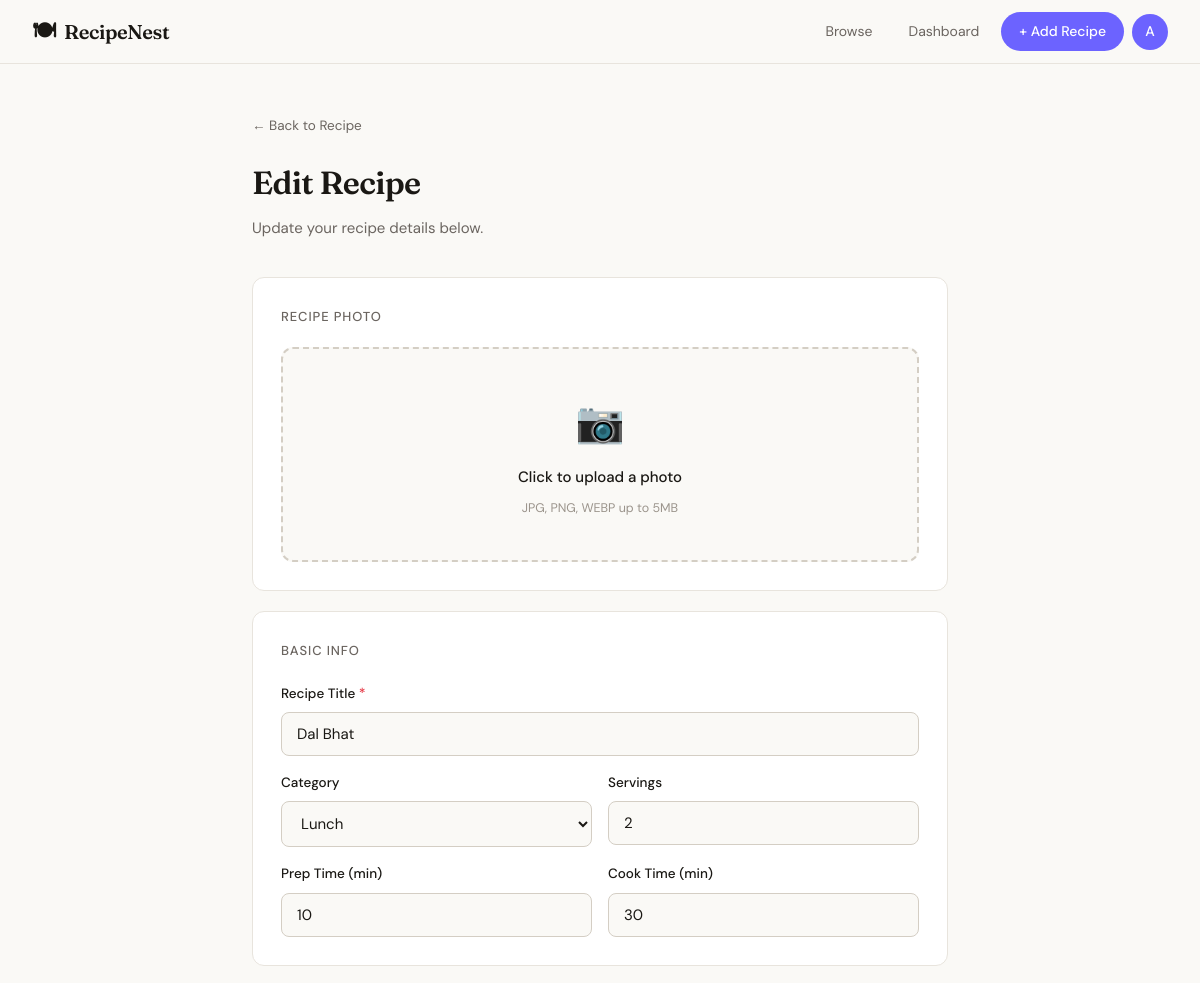
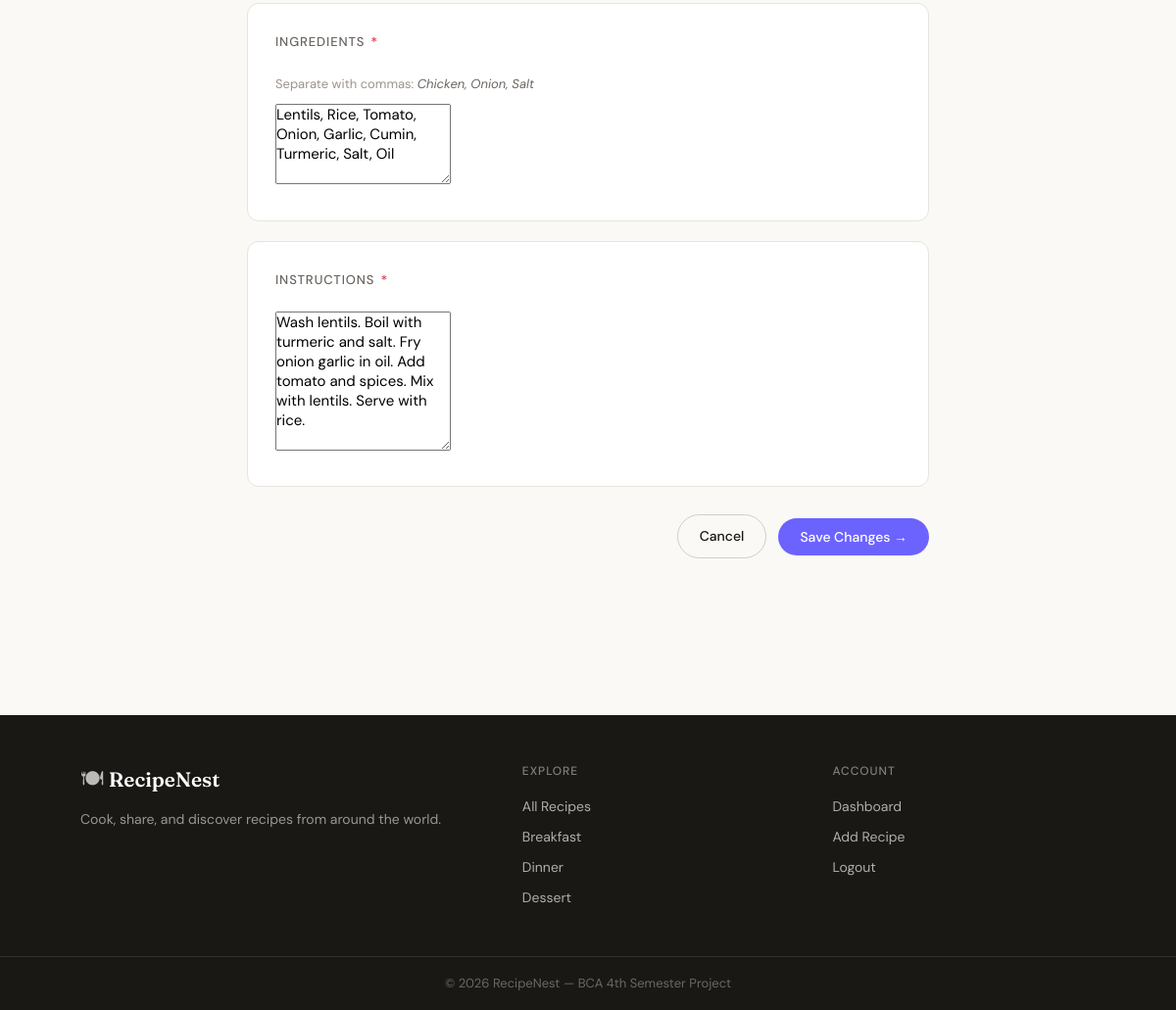
Screenshot of /php/edit.php?id=1 (signed in) with the database file from the repository (2 pictures, top to bottom).
### tables this page shows
CREATE TABLE IF NOT EXISTS recipes (
    id INT AUTO_INCREMENT PRIMARY KEY,
    user_id INT NOT NULL,
    title VARCHAR(200) NOT NULL,
    category VARCHAR(50) DEFAULT 'Uncategorized',
    ingredients TEXT NOT NULL,
    instructions TEXT NOT NULL,
    image VARCHAR(255) DEFAULT NULL,
    prep_time INT DEFAULT 0,
    cook_time INT DEFAULT 0,
    servings INT DEFAULT 1,
    created_at DATETIME DEFAULT CURRENT_TIMESTAMP,
    updated_at DATETIME DEFAULT CURRENT_TIMESTAMP ON UPDATE CURRENT_TIMESTAMP,
    FOREIGN KEY (user_id) REFERENCES users(id) ON DELETE CASCADE
);

### php/edit.php (the view, shortened to what this page needs)
<?php
include 'config.php';
$id  = isset($_GET['id']) ? intval($_GET['id']) : 0;
$result = $conn->query("SELECT * FROM recipes WHERE id=$id");
$recipe = $result->fetch_assoc();
include 'header.php';
?>
<div class="form-page">
    <div class="form-header">
        <a href="view.php?id=<?= $id ?>" class="back-link">← Back to Recipe</a>
        <h1>Edit Recipe</h1>
        <p>Update your recipe details below.</p>
    </div>
    <form method="POST" enctype="multipart/form-data" class="recipe-form">
        <div class="form-section">
            <h2 class="section-label">Recipe Photo</h2>
            <div class="image-upload-area" id="uploadArea" onclick="document.getElementById('imageInput').click()">
                <div class="upload-inner" id="uploadInner">
                    <span class="upload-icon">📷</span>
                    <p><?= $recipe['image'] ? 'Click to change photo' : 'Click to upload a photo' ?></p>
                    <small>JPG, PNG, WEBP up to 5MB</small>
                </div>
            </div>
        </div>
        <div class="form-section">
            <h2 class="section-label">Basic Info</h2>
            <div class="form-row">
                <div class="form-group full">
                    <label>Recipe Title <span class="req">*</span></label>
                    <input type="text" name="title" required value="<?= htmlspecialchars($recipe['title']) ?>">
                </div>
            </div>
            <div class="form-row">
                <div class="form-group">
                    <label>Category</label>
                    <select name="category">
                        <?php foreach (['Breakfast','Lunch','Dinner','Snacks','Dessert','Uncategorized'] as $cat): ?>
                            <option value="<?= $cat ?>" <?= $recipe['category'] === $cat ? 'selected' : '' ?>><?= $cat ?></option>
                        <?php endforeach; ?>
                    </select>
                </div>
                <div class="form-group">
                    <label>Servings</label>
                    <input type="number" name="servings" min="1" value="<?= $recipe['servings'] ?>">
                </div>
            </div>
            <div class="form-row">
                <div class="form-group">
                    <label>Prep Time (min)</label>
                    <input type="number" name="prep_time" min="0" value="<?= $recipe['prep_time'] ?>">
                </div>
                <div class="form-group">
                    <label>Cook Time (min)</label>
                    <input type="number" name="cook_time" min="0" value="<?= $recipe['cook_time'] ?>">
                </div>
            </div>
        </div>
        <div class="form-section">
            <h2 class="section-label">Ingredients <span class="req">*</span></h2>
            <p class="field-hint">Separate with commas: <em>Chicken, Onion, Salt</em></p>
            <textarea name="ingredients" required rows="4"><?= htmlspecialchars($recipe['ingredients']) ?></textarea>
        </div>
        <div class="form-section">
            <h2 class="section-label">Instructions <span class="req">*</span></h2>
            <textarea name="instructions" required rows="7"><?= htmlspecialchars($recipe['instructions']) ?></textarea>
        </div>
        <div class="form-actions">
            <a href="view.php?id=<?= $id ?>" class="btn-outline">Cancel</a>
            <button type="submit" name="update" class="btn-primary">Save Changes →</button>
        </div>
    </form>
</div>
<?php include 'footer.php'; ?>

### css/base.css (style rules this page uses)
:root { --font-display: 'Fraunces', Georgia, serif; --font-body: 'DM Sans', system-ui, sans-serif; --clr-bg: #faf9f6; --clr-surface: #ffffff; --clr-border: #e8e4dd; --clr-border2: #d4cec4; --clr-text: #1a1814; --clr-muted: #6b6560; --clr-hint: #9b948c; --clr-primary: #6c63ff; --clr-primary-d:#5549e0; --clr-teal: #2ec4b6; --clr-amber: #f4a261; --clr-rose: #e63946; --clr-pink: #f72585; --cat-breakfast: rgba(244,162,97,0.18); --cat-lunch: rgba(46,196,182,0.18); --cat-dinner: rgba(108,99,255,0.18); --cat-snacks: rgba(230,57,70,0.18); --cat-dessert: rgba(247,37,133,0.18); --cat-other: rgba(155,148,140,0.18); --nav-h: 64px; --radius: 12px; --radius-sm: 8px; --shadow: 0 2px 12px rgba(0,0,0,.07); --shadow-md: 0 4px 24px rgba(0,0,0,.10); }
*, *::before, *::after { box-sizing: border-box; margin: 0; padding: 0; }
html { scroll-behavior: smooth; }
body { font-family: var(--font-body); background: var(--clr-bg); color: var(--clr-text); font-size: 16px; line-height: 1.65; min-height: 100vh; }
a { color: inherit; text-decoration: none; }
button { font-family: inherit; cursor: pointer; }
input, textarea, select { font-family: inherit; font-size: 15px; }
.btn-primary { display: inline-flex; align-items: center; padding: 10px 22px; background: var(--clr-primary); color: #fff; border: none; border-radius: 24px; font-size: 14px; font-weight: 500; cursor: pointer; transition: background 0.18s, transform 0.12s; text-decoration: none; }
.btn-outline { display: inline-flex; align-items: center; padding: 10px 22px; background: transparent; color: var(--clr-text); border: 1.5px solid var(--clr-border2); border-radius: 24px; font-size: 14px; font-weight: 500; cursor: pointer; transition: border-color 0.18s, background 0.18s; text-decoration: none; }

### css/form.css (style rules this page uses)
.form-page { max-width: 760px; margin: 0 auto; padding: 48px 32px 80px; }
.form-header { margin-bottom: 36px; }
.back-link { display: inline-flex; align-items: center; font-size: 13.5px; color: var(--clr-muted); margin-bottom: 20px; transition: color 0.15s; }
.form-header h1 { font-family: var(--font-display); font-size: 2rem; font-weight: 600; letter-spacing: -0.02em; color: var(--clr-text); margin-bottom: 6px; }
.form-header p { font-size: 15px; color: var(--clr-muted); }
.recipe-form { display: flex; flex-direction: column; gap: 0; }
.form-section { background: var(--clr-surface); border: 1px solid var(--clr-border); border-radius: var(--radius); padding: 28px 28px; margin-bottom: 20px; }
.section-label { font-size: 13px; font-weight: 500; letter-spacing: 0.07em; text-transform: uppercase; color: var(--clr-muted); margin-bottom: 20px; display: flex; align-items: center; gap: 6px; }
.req { color: var(--clr-rose); font-size: 14px; }
.form-row { display: grid; grid-template-columns: 1fr 1fr; gap: 16px; margin-bottom: 16px; }
.form-row:last-child { margin-bottom: 0; }
.form-group { display: flex; flex-direction: column; gap: 7px; }
.form-group.full { grid-column: 1 / -1; }
.form-group label { font-size: 13.5px; font-weight: 500; color: var(--clr-text); }
.form-group input, .form-group select, .form-group textarea { padding: 11px 15px; border: 1.5px solid var(--clr-border2); border-radius: var(--radius-sm); font-size: 15px; background: var(--clr-bg); color: var(--clr-text); transition: border-color 0.18s, box-shadow 0.18s; outline: none; width: 100%; resize: vertical; }
.form-group input::placeholder, .form-group textarea::placeholder { color: var(--clr-hint); font-size: 14px; }
.form-group select { cursor: pointer; }
.field-hint { font-size: 13px; color: var(--clr-hint); margin-bottom: 10px; }
.field-hint em { font-style: italic; color: var(--clr-muted); }
.image-upload-area { border: 2px dashed var(--clr-border2); border-radius: var(--radius); padding: 40px 24px; text-align: center; cursor: pointer; transition: all 0.2s; position: relative; overflow: hidden; background: var(--clr-bg); }
.upload-inner { pointer-events: none; }
.upload-icon { font-size: 2.5rem; display: block; margin-bottom: 10px; }
.upload-inner p { font-size: 15px; font-weight: 500; color: var(--clr-text); margin-bottom: 4px; }
.upload-inner small { font-size: 12.5px; color: var(--clr-hint); }
.form-actions { display: flex; justify-content: flex-end; gap: 12px; margin-top: 8px; align-items: center; }

### rows the page displays
recipes: title "Dal Bhat", category "Lunch", servings "2", prep_time "10", cook_time "30", ingredients "Lentils, Rice, Tomato, Onion, Garlic, Cumin, Turmeric, Salt, Oil", instructions "Wash lentils. Boil with turmeric and salt. Fry onion garlic in oil. Add tomato and spices. Mix with lentils. Serve with rice."

### other values shown
substr($_SESSION['username'], 0, 1) "A"
